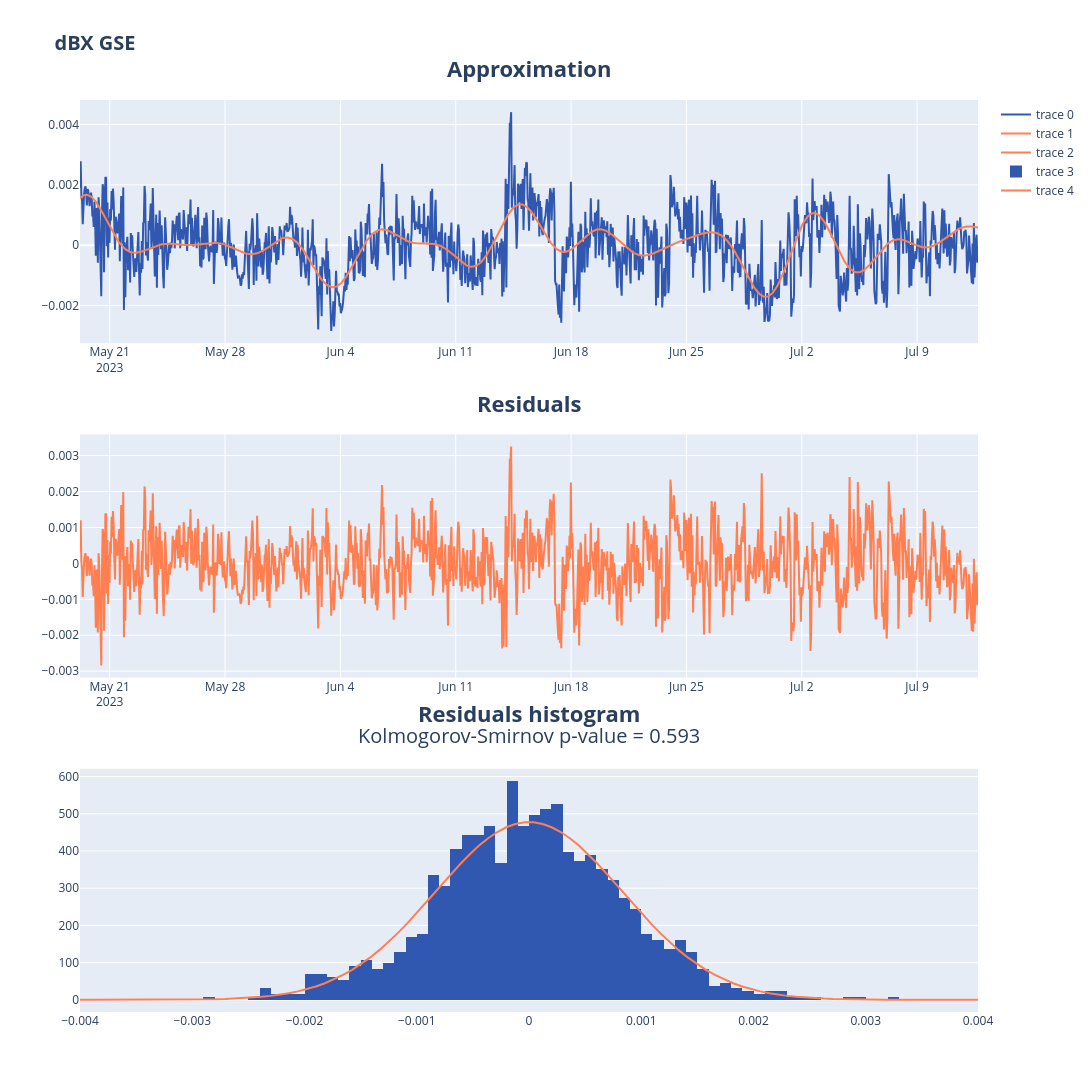

Notebook source saved alongside this figure:
### Code cell
fig_x, resid_x, harmcs_x = harmonic_approximation(
    mix_dBX.process_coefs['a'],
    TIME, 
    title='dBX GSE', 
    harmonics_num=5
)
fig_x.show()

### Figure 1 — Plotly figure (JSON) as saved in the notebook; plotly's stock layout.template omitted (floating-point values rounded to 4 significant figures; data arrays with more than 128 entries replaced by an {"elided": "..."} marker saying what was removed)
{"data": [{"marker": {"color": "#3058B0"}, "type": "scatter", "x": {"elided": "1309 str values"}, "xaxis": "x", "y": {"elided": "1309 float values"}, "yaxis": "y"}, {"marker": {"color": "#FF7F50"}, "type": "scatter", "x": {"elided": "1309 str values"}, "xaxis": "x", "y": {"elided": "1309 float values"}, "yaxis": "y"}, {"marker": {"color": "#FF7F50"}, "type": "scatter", "x": {"elided": "1309 str values"}, "xaxis": "x2", "y": {"elided": "1309 float values"}, "yaxis": "y2"}, {"histnorm": "probability density", "marker": {"color": "#3058B0"}, "type": "histogram", "x": {"elided": "1309 float values"}, "xaxis": "x3", "yaxis": "y3"}, {"marker": {"color": "#FF7F50"}, "type": "scatter", "x": [-0.004, -0.003919, -0.003838, -0.003758, -0.003677, -0.003596, -0.003515, -0.003434, -0.003354, -0.003273, -0.003192, -0.003111, -0.00303, -0.002949, -0.002869, -0.002788, -0.002707, -0.002626, -0.002545, -0.002465, -0.002384, -0.002303, -0.002222, -0.002141, -0.002061, -0.00198, -0.001899, -0.001818, -0.001737, -0.001657, -0.001576, -0.001495, -0.001414, -0.001333, -0.001253, -0.001172, -0.001091, -0.00101, -0.0009293, -0.0008485, -0.0007677, -0.0006869, -0.0006061, -0.0005253, -0.0004444, -0.0003636, -0.0002828, -0.000202, -0.0001212, -4.04e-05, 4.04e-05, 0.0001212, 0.000202, 0.0002828, 0.0003636, 0.0004444, 0.0005253, 0.0006061, 0.0006869, 0.0007677, 0.0008485, 0.0009293, 0.00101, 0.001091, 0.001172, 0.001253, 0.001333, 0.001414, 0.001495, 0.001576, 0.001657, 0.001737, 0.001818, 0.001899, 0.00198, 0.002061, 0.002141, 0.002222, 0.002303, 0.002384, 0.002465, 0.002545, 0.002626, 0.002707, 0.002788, 0.002869, 0.002949, 0.00303, 0.003111, 0.003192, 0.003273, 0.003354, 0.003434, 0.003515, 0.003596, 0.003677, 0.003758, 0.003838, 0.003919, 0.004], "xaxis": "x3", "y": [0.005011, 0.007926, 0.01242, 0.01928, 0.02966, 0.04519, 0.06821, 0.102, 0.1511, 0.2218, 0.3225, 0.4645, 0.6629, 0.9371, 1.313, 1.821, 2.503, 3.409, 4.6, 6.148, 8.14, 10.68, 13.88, 17.87, 22.79, 28.79, 36.04, 44.7, 54.92, 66.84, 80.6, 96.29, 114.0, 133.6, 155.2, 178.6, 203.6, 229.9, 257.2, 285.1, 313.1, 340.6, 367.1, 391.9, 414.6, 434.4, 451.0, 463.8, 472.6, 477.0, 477.0, 472.6, 463.8, 451.0, 434.4, 414.6, 391.9, 367.1, 340.6, 313.1, 285.1, 257.2, 229.9, 203.6, 178.6, 155.2, 133.6, 114.0, 96.29, 80.6, 66.84, 54.92, 44.7, 36.04, 28.79, 22.79, 17.87, 13.88, 10.68, 8.14, 6.148, 4.6, 3.409, 2.503, 1.821, 1.313, 0.9371, 0.6629, 0.4645, 0.3225, 0.2218, 0.1511, 0.102, 0.06821, 0.04519, 0.02966, 0.01928, 0.01242, 0.007926, 0.005011], "yaxis": "y3"}], "layout": {"annotations": [{"font": {"size": 22}, "showarrow": false, "text": "<b>Approximation<b>", "x": 0.5, "xref": "x domain", "y": 1.2, "yref": "y domain"}, {"font": {"size": 22}, "showarrow": false, "text": "<b>Residuals<b>", "x": 0.5, "xref": "x2 domain", "y": 1.2, "yref": "y2 domain"}, {"font": {"size": 22}, "showarrow": false, "text": "<b>Residuals histogram<b>", "x": 0.5, "xref": "x3 domain", "y": 1.3, "yref": "y3 domain"}, {"font": {"size": 20}, "showarrow": false, "text": "Kolmogorov-Smirnov p-value = 0.593", "x": 0.5, "xref": "x3 domain", "y": 1.2, "yref": "y3 domain"}], "height": 1200, "title": {"font": {"size": 20}, "text": "<b>dBX GSE<b>"}, "width": 1500, "xaxis": {"anchor": "y", "domain": [0, 1]}, "xaxis2": {"anchor": "y2", "domain": [0, 1]}, "xaxis3": {"anchor": "y3", "domain": [0, 1]}, "yaxis": {"anchor": "x", "domain": [0.7333, 1]}, "yaxis2": {"anchor": "x2", "domain": [0.3667, 0.6333]}, "yaxis3": {"anchor": "x3", "domain": [0, 0.2667]}}}
